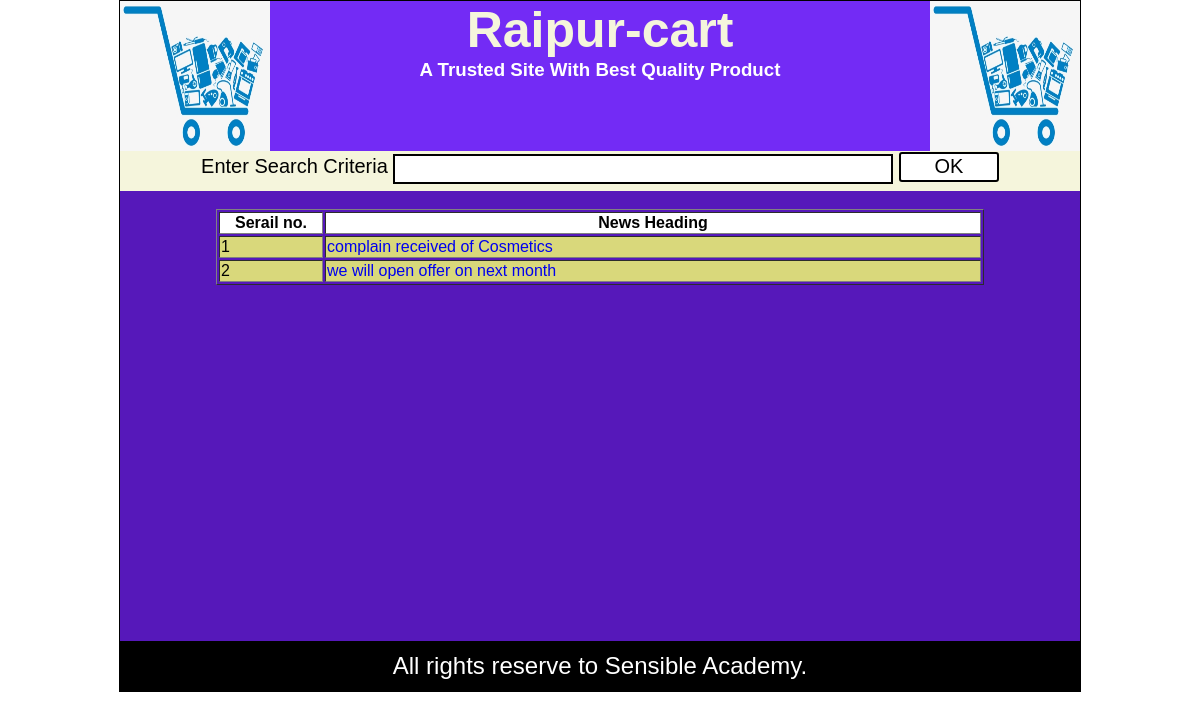
The page /displayNews.php on the database its author committed.
### tables this page shows
CREATE TABLE IF NOT EXISTS `news_info` (
  `news_id` int(11) NOT NULL AUTO_INCREMENT,
  `news_heading` text NOT NULL,
  `news_detail` text NOT NULL,
  `reg_date` date NOT NULL,
  `delete_status` int(11) NOT NULL DEFAULT '0',
  PRIMARY KEY (`news_id`)
);

### displayNews.php (the view)
<?php
include("header.php");
?>
<div id="content">
   <div>&nbsp;</div>
<table border="1" width="80%"align="center" >
        <tr bgcolor="white">
        <th width="100">Serail no.</th>
        <th >News Heading</th>
        </tr>
   <?php
    include("dbconnect.php");
   $rs=mysqli_query($con,"select news_id,news_heading from news_info where delete_status=0 order by reg_date desc");
         $cnt=0;
         while($row=mysqli_fetch_array($rs))
            {
            $cnt++;
            $id=$row["news_id"];
            $hd=$row["news_heading"];
            echo("<tr bgcolor='#D9D87B'>");
            echo("<td>");
            echo($cnt);
            echo("</td>");
             echo("<td>");
             echo("<a href='displayNewsDetail.php?nid=$id'>");
            echo($hd);
            echo("</a>");
            echo("</td>");
            echo("</tr>");
         }
   ?>
    </table>
</div>
<?php
include("footer.php");
?>

### styles.css (style rules this page uses)
body { margin:0px; padding:0px; font-family: Verdana, Geneva, Tahoma, sans-serif; }
a { text-decoration: none; }
#content { min-height:450px; background-color:#5618BA; margin-top: 40px; }

### rows shown on the page
news_info: news_heading "complain received of Cosmetics"
news_info: news_heading "we will open offer on next month"
